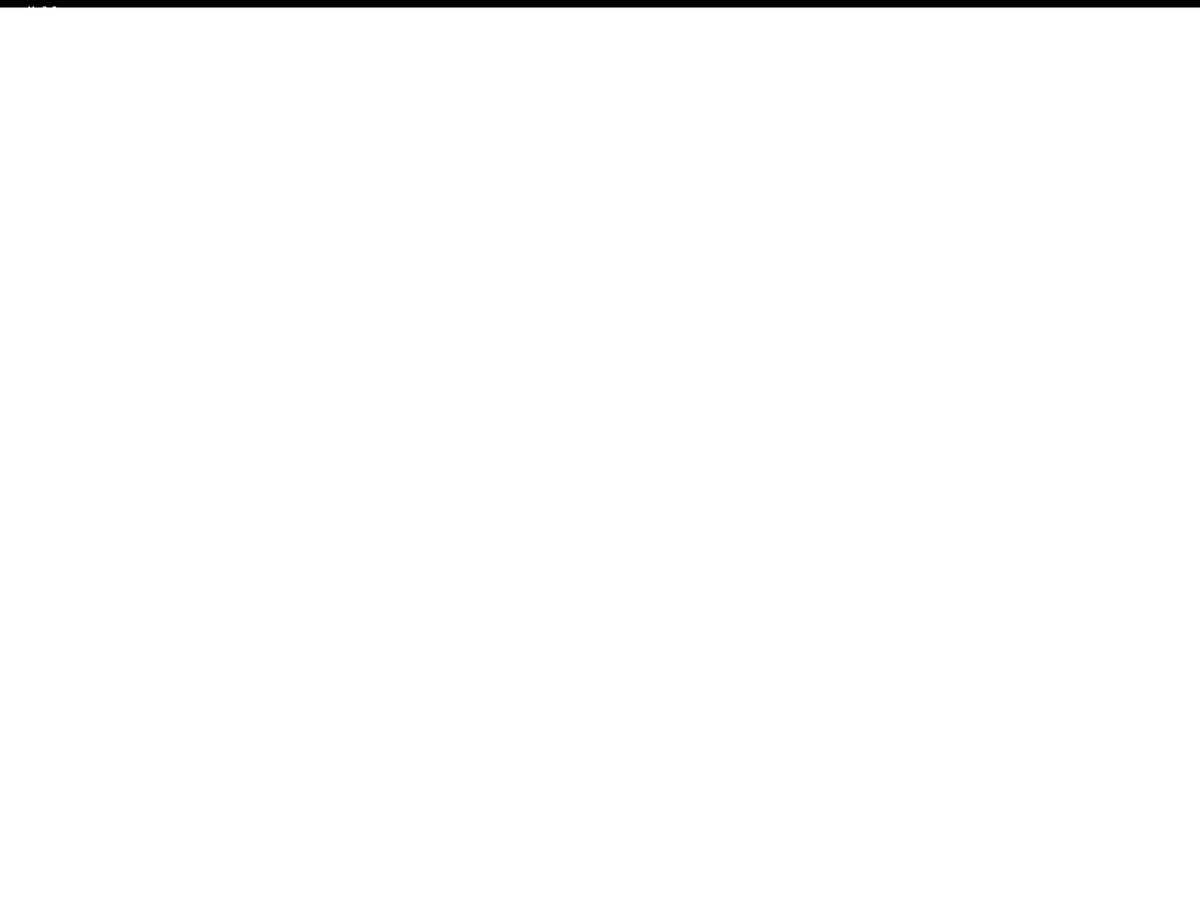
Frame 1 (no input)
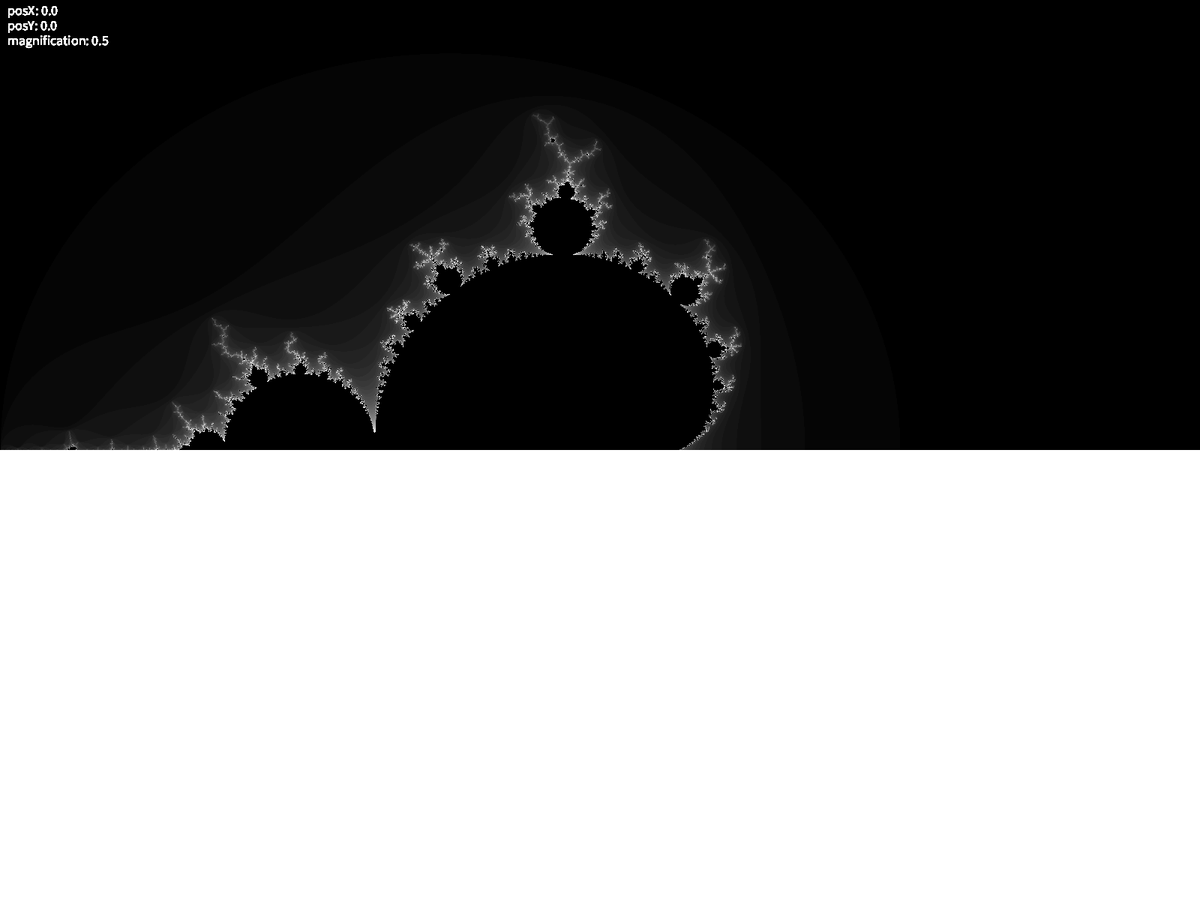
Frame 60 (the mouse pressed at the canvas centre just before this capture)
Frame 120 (the mouse held since frame 60 and released just before this capture): identical to frame 60, image omitted

The Processing sketch that drew these frames (run headless with seeded random() and noise(); from frame 60 on, the mouse is pressed at the canvas centre):

// Processing sketch: Mandelbrot2_0
// ── Mandelbrot2_0.pde
// Created by Cemalettin Cem Belentepe
// Click any point on the screen to select it as a center.
// You can press z to toggle clicking to select center. 
// By pressing '+' or '-' you can magnify to selected center.
// By pressing 'e' max iteration to drawing screen will increase.
// By pressing 'q' max iteration to drawing screen will decrease.
// You can press '1' to change palette forward or '2' to change palette backward.
// You can press '3' to change the way palette works.
// (iterations and position is used for coloring. This button will let you switch from pixel to cartesian coordinates.)
// By pressing 'r' selected center and magnification will be resetted.
// And you can change step variable bellow to draw more points at a frame but I think 10 is fine.
// Also you can check my channel if you know some Turkish :)
// http://www.youtube.com/channel/UCQ0kj89I9Bsoop-YNwjUreg

int maxn = 50; // maximum iterations
float maxposX = 2; // half of the distance on the plane between left to right of the screen
float maxposY; // depending on the maxposX, half of the distance on the plane between top to bottom of the screen.
PVector origin; // selected center to draw
int p = 0; // current pixel for drawing
float dx; // 1 pixel increment on x-axis(width)
float dy; // 1 pixel increment on y-axis(height)
float y; // if selected c = a+bi, y = b 
int step = 10; // how many calculations will be made in a frame

int cMode = 0; // coloring mode

boolean zoomMode = true; // toggling zoom
boolean colorMode2 = true; // switch for from pixel to cartesian coordinates

void setup() {
  fullScreen();
  colorMode(HSB, 1);
  origin = new PVector(0, 0);
  maxposY = maxposX/width * height;
  dx = (2.0*maxposX)/width;
  dy = (2.0*maxposY)/height;
  y = -maxposY - origin.y;
  background(0, 0, 1);
}

int j = 0; // jth pixel on the row in the process

void mousePressed() {
  float posX = map(mouseX, 0, width, origin.x + maxposX, origin.x - maxposX);
  float posY = map(mouseY, 0, height, origin.y + maxposY, origin.y - maxposY);
  println(posX, posY);
  if (zoomMode) {
    origin = new PVector(posX, posY);
    reset();
  }
}

// Redraws the screen
void reset() {
  if (maxn <= 1) maxn = 10;
  j = 0;
  p = 0;
  maxposY = maxposX/width * height;
  dx = (2.0*maxposX)/width;
  dy = (2.0*maxposY)/height;
  y = -maxposY - origin.y;
  redraw();
}

void keyPressed() {
  if (key == 'z') {
    zoomMode = !zoomMode;
    println("zoom " + zoomMode);
  }
  if (key == '+') {
    maxposX /= 2;
    reset();
  }
  if (key == '-') {
    maxposX *= 2;
    reset();
  }
  if (key == 'r') {
    maxposX = 2;
    origin = new PVector(0, 0);
    reset();
  }
  if (key == 'q') {
    maxn /= 5;
    reset();
  }
  if (key == 'e') {
    maxn *= 5;
    reset();
  }
  if (key == '1') {
    cMode--;
    reset();
  }
  if (key == '2') {
    cMode++;
    reset();
  }
  if (key == '3') {
    colorMode2 = !colorMode2;
    reset();
  }
}

void draw() {
  loadPixels();
  for (int l = 0; l < step; l++) {
    if (j < height) {
      float x = -maxposX - origin.x;
      for (int i = 0; i < width; i++) {
        float a = x;
        float b = y;
        int n = 0;
        while (n < maxn) {
          float aa = a * a;
          float bb = b * b;
          float twoab = 2.0 * a * b;
          a = aa - bb + x;
          b = twoab + y;
          if (a*a + b*b > 4) {
            break;
          }
          n++;
        }
        color c;
        if (colorMode2) {
          c = getColor(n, a, b);
        } else {
          c = getColor(n, i, j);
        }
        pixels[p] = c;

        p++;
        x+=dx;
      }
      y+=dy;
      j++;
    }
  }
  updatePixels();
  textSize(18);
  text("posX: " + origin.x, 10, 20);
  text("posY: " + origin.y, 10, 40);
  text("magnification: " + 1/maxposX, 10, 60);
}

// Returns the color for coloring the pixel
color getColor(float n, float a, float b) {
  color c = color(0);
  if (n != maxn) {
    switch(cMode) {
    case 0:
      c = color((n/maxn)); 
      break;
    case 1: 
      c = color(sqrt(n/maxn), 255, 255); 
      break;
    case 2:
      c = color(cos(2*n), sin(n), log(10*n));
      break;
    case 3:
      c = color((1-cos(n))/2, (1-cos(2*n))/2, (1-cos(3*n))/2 );
      break;
    case 4:
      float k = log(log(a*a - b*b))/log(2);
      c = color(0.95 + 10*k, 0.6, 1.0); 
      break;
    case 5: 
      c = color(sqrt(a/width), sqrt(b/height), (n/maxn));
      break;
    case 6: 
      c = color(sqrt(n/maxn), sqrt(a/maxposX), sqrt(b/maxposY));
      break;
    case 7: 
      c = color(sqrt(n/maxn), sqrt(abs(a)/maxposX), sqrt(abs(b)/maxposY));
      break;
    case 8: 
      c = color(sqrt((a*a+b*b)/(16.0))%1, 1, 1);
      break;
    case 9: 
      c = color((n/maxn), ((a+maxposX)/maxposX/2), ((b+maxposY)/maxposY/2));
      break;
    default: 
      cMode = 1;
    }
  }
  return c;
}
